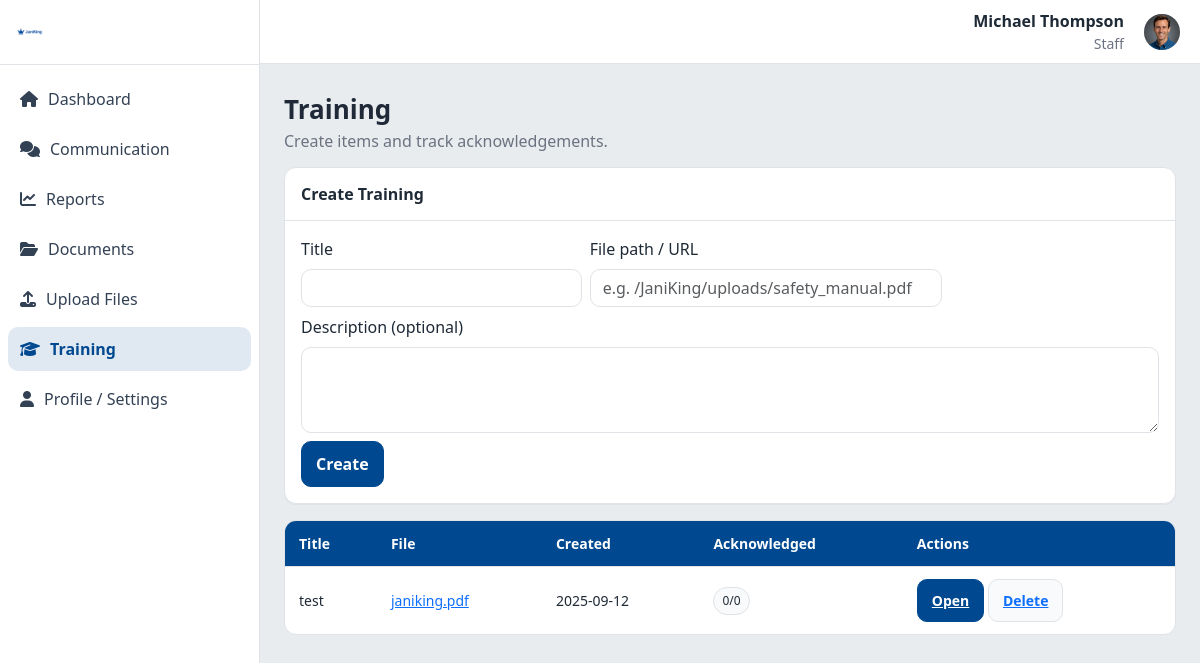
The app's page /root/staff/staff_manage_training.php with its own data.
### tables this page shows
CREATE TABLE `training` (
  `training_id` int(11) NOT NULL,
  `franchisee_id` int(11) DEFAULT NULL,
  `title` varchar(100) DEFAULT NULL,
  `description` text DEFAULT NULL,
  `file_path` varchar(255) NOT NULL,
  `created_at` timestamp NOT NULL DEFAULT current_timestamp()
);

### root/staff/staff_manage_training.php (the view, shortened to what this page needs)
<?php
$APP_ROOT = realpath(__DIR__ . '/..');
$DOC_ROOT = rtrim(str_replace('\\','/', $_SERVER['DOCUMENT_ROOT'] ?? ''), '/');
$BASE_URL = str_replace($DOC_ROOT, '', str_replace('\\','/', $APP_ROOT));
function e($s=''){ return htmlspecialchars((string)$s, ENT_QUOTES, 'UTF-8'); }
function asset_url($p){ global $BASE_URL; return rtrim($BASE_URL,'/') . '/' . ltrim($p,'/'); }
function db(): PDO {
  $pdo=new PDO('mysql:host=127.0.0.1;dbname=janiking;charset=utf8mb4','root','',[
    PDO::ATTR_ERRMODE=>PDO::ERRMODE_EXCEPTION,
    PDO::ATTR_DEFAULT_FETCH_MODE=>PDO::FETCH_ASSOC,
  ]);
  return $pdo;
}
$logo = asset_url('assets/images/logo.png');
$avatar = asset_url('assets/images/Michael_Thompson.png');
$pdo = db();
$rows = $pdo->query("SELECT t.training_id, t.title, t.description, t.file_path, t.created_at,
                            COALESCE(SUM(a.status='Acknowledged'),0) AS acked,
                            COUNT(a.acknowledgement_id) AS total
                     FROM training t
                     LEFT JOIN training_acknowledgements a ON a.training_id=t.training_id
                     GROUP BY t.training_id
                     ORDER BY t.created_at DESC")->fetchAll();
?>
<!DOCTYPE html>
<html lang="en"><head>
<link href="https://cdn.jsdelivr.net/npm/bootstrap@5.3.3/dist/css/bootstrap.min.css" rel="stylesheet">
<link rel="stylesheet" href="https://cdnjs.cloudflare.com/ajax/libs/font-awesome/6.5.0/css/all.min.css">
<link rel="stylesheet" href="<?= e(asset_url('assets/css/styles.css')) ?>">
</head>
<body>
<div class="app">
  <aside class="sidebar">
    <div class="logo"><img src="<?= e($logo) ?>" alt="JaniKing"></div>
    <nav class="nav">
      <a href="<?= e(asset_url('staff/staff_dashboard.php')) ?>"><i class="fa fa-home"></i><span>Dashboard</span></a>
      <a href="<?= e(asset_url('staff/staff_communication.php')) ?>"><i class="fa fa-comments"></i><span>Communication</span></a>
      <a href="<?= e(asset_url('staff/staff_reports.php')) ?>"><i class="fa fa-chart-line"></i><span>Reports</span></a>
      <a href="<?= e(asset_url('staff/staff_manage_documents.php')) ?>"><i class="fa fa-folder-open"></i><span>Documents</span></a>
      <a href="<?= e(asset_url('staff/staff_upload_files.php')) ?>"><i class="fa fa-upload"></i><span>Upload Files</span></a>
      <a class="active" href="#"><i class="fa fa-graduation-cap"></i><span>Training</span></a>
      <a href="<?= e(asset_url('staff/staff_profile.php')) ?>"><i class="fa fa-user"></i><span>Profile / Settings</span></a>
    </nav>
    <div class="spacer"></div>
  </aside>
  <header class="header">
    <div class="user">
      <div class="text-end me-2"><strong>Michael Thompson</strong><small class="d-block" style="color:var(--muted)">Staff</small></div>
      <div class="avatar"><img src="<?= e($avatar) ?>" alt=""></div>
    </div>
  </header>
  <main class="content">
    <div class="page-head"><h1>Training</h1><p>Create items and track acknowledgements.</p></div>
    <div class="cardx mb-3">
      <div class="card-header">Create Training</div>
      <div class="card-body">
        <form method="post" class="row g-2">
          <div class="col-sm-4">
            <label class="form-label">Title</label>
            <input class="form-control" name="title" required>
          </div>
          <div class="col-sm-5">
            <label class="form-label">File path / URL</label>
            <input class="form-control" name="file_path" placeholder="e.g. /JaniKing/uploads/safety_manual.pdf" required>
          </div>
          <div class="col-sm-12">
            <label class="form-label">Description (optional)</label>
            <textarea class="form-control" name="description" rows="3"></textarea>
          </div>
          <div class="col-sm-12">
            <button class="btnx btnx-primary">Create</button>
          </div>
        </form>
      </div>
    </div>
    <div class="table-wrap">
      <table class="tablex">
        <thead><tr><th>Title</th><th>File</th><th>Created</th><th>Acknowledged</th><th>Actions</th></tr></thead>
        <tbody>
          <?php if ($rows): foreach ($rows as $r): ?>
            <tr>
              <td><?= e($r['title']) ?></td>
              <td><a target="_blank" href="<?= e($r['file_path']) ?>"><?= e($r['file_path']) ?></a></td>
              <td><?= e(date('Y-m-d', strtotime($r['created_at']))) ?></td>
              <td>
                <span class="badgex"><?= (int)$r['acked'] ?>/<?= (int)$r['total'] ?></span>
              </td>
              <td>
                <a class="btnx btnx-primary btn-sm" target="_blank" href="<?= e($r['file_path']) ?>">Open</a>
                <a class="btnx btn-sm" href="?del=<?= e($r['training_id']) ?>" onclick="return confirm('Delete this training?')">Delete</a>
              </td>
            </tr>
          <?php endforeach; else: ?>
            <tr><td colspan="5" class="meta">No training yet.</td></tr>
          <?php endif; ?>
        </tbody>
      </table>
    </div>
  </main>
</div>
</body></html>

### root/assets/css/styles.css (style rules this page uses)
:root { --jk-blue: #004990; --jk-gray: #e9ecef; --jk-white: #ffffff; --text: #1f2a37; --muted: #6b7280; --card: #ffffff; --border: #dfe3e7; }
* { box-sizing:border-box }
html, body { height:100%; margin:0 }
body { margin:0; font-family: ui-sans-serif, system-ui, -apple-system, Segoe UI, Roboto, Helvetica, Arial, "Apple Color Emoji","Segoe UI Emoji"; color: var(--text); background: var(--jk-gray); }
.app { display:grid; grid-template-columns: 260px 1fr; grid-template-rows: 64px 1fr; min-height: 100vh; }
.sidebar { grid-row: 1 / span 2; background: var(--jk-white); border-right: 1px solid var(--border); display:flex; flex-direction:column; }
.header { grid-column:2; background: var(--jk-white); border-bottom:1px solid var(--border); display:flex; align-items:center; justify-content:flex-end; padding:0 20px; }
.content { grid-column:2; padding:24px; overflow:auto; }
.logo { display:flex; align-items:center; gap:10px; padding:18px 16px; border-bottom:1px solid var(--border) }
.logo img { height:28px }
.nav { padding:12px 8px; display:flex; flex-direction:column; gap:6px }
.nav a { display:flex; align-items:center; gap:10px; padding:10px 12px; border-radius:10px; color:#334155; text-decoration:none }
.nav a.active { background:rgba(0,73,144,0.12); color:var(--jk-blue); font-weight:700 }
.spacer { flex:1 }
.user { display:flex; align-items:center; gap:12px }
.avatar { width:36px; height:36px; border-radius:999px; background:#cbd5e1; overflow:hidden }
.avatar img { width:100%; height:100%; object-fit:cover }
.user small { display:block; color:var(--muted) }
.cardx { background:var(--card); border:1px solid var(--border); border-radius:12px; box-shadow:0 1px 0 rgba(17,24,39,.04) }
.cardx .card-header { padding:14px 16px; border-bottom:1px solid var(--border); font-weight:700 }
.cardx .card-body { padding:16px }
.page-head { margin:6px 0 14px 0 }
.page-head h1 { margin:0; font-size:26px; font-weight:800; color:#1f2937 }
.page-head p { margin:.25rem 0 0; color:var(--muted) }
.btnx { display:inline-flex; align-items:center; justify-content:center; gap:8px; border-radius:10px; border:1px solid var(--border); background:#f8fafc; padding:10px 14px; font-weight:700 }
.btnx-primary { background:var(--jk-blue); border-color:var(--jk-blue); color:#fff }
.table-wrap { border:1px solid var(--border); border-radius:12px; overflow:hidden; background:#fff }
table.tablex { width:100%; border-collapse:separate; border-spacing:0 }
.tablex th { background:var(--jk-blue); color:#fff; text-align:left; font-weight:700; padding:12px 14px; font-size:14px }
.tablex td { padding:12px 14px; border-top:1px solid var(--border); font-size:14px }
.badgex { display:inline-flex; align-items:center; gap:6px; padding:4px 8px; border-radius:999px; border:1px solid var(--border); background:#f8fafc; font-size:12px }
input[type="text"], input[type="email"], input[type="password"], select, textarea { width:100%; border:1px solid var(--border); border-radius:10px; padding:10px 12px; background:#fff; font:inherit; }
.form-control { border-color:var(--border); border-radius:10px }
textarea { min-height:120px; resize:vertical }

### records on screen
training: title "test", file_path "janiking.pdf", created_at "2025-09-12", acked "0", total "0"
